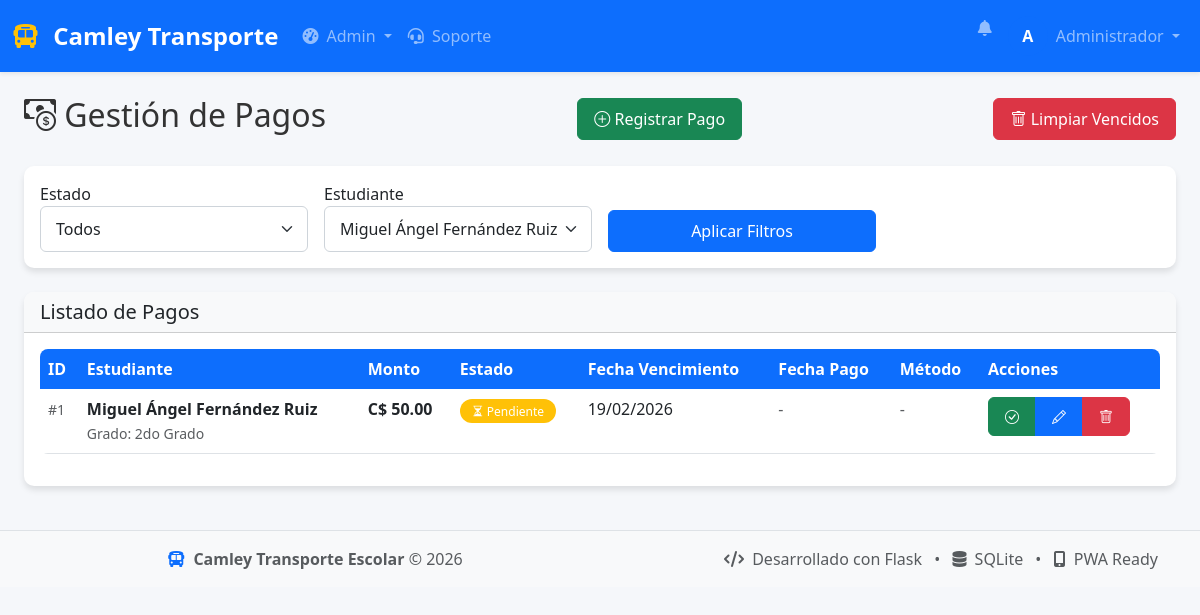
Screenshot of /admin/pagos?estudiante_id=1 (signed in) with the database file from the repository.
### database.py (models this page shows, shortened)
class Usuario(db.Model):
    __tablename__ = 'usuario'
    id = db.Column(db.Integer, primary_key=True)
    nombre = db.Column(db.String(100), nullable=False)
    email = db.Column(db.String(120), unique=True, nullable=False)
    password = db.Column(db.String(200), nullable=False)
    telefono = db.Column(db.String(20))
    direccion = db.Column(db.String(200))
    genero = db.Column(db.String(10))
    rol = db.Column(db.String(20), nullable=False)  # 'admin', 'padre', 'conductor'
    activo = db.Column(db.Boolean, default=True)
    fecha_registro = db.Column(db.DateTime, default=datetime.utcnow)
    hijos = db.relationship('Estudiante', backref='padre_rel',
                        foreign_keys='Estudiante.padre_id', lazy=True)
    rutas = db.relationship('Ruta', backref='conductor_rel',
                        foreign_keys='Ruta.conductor_id', lazy=True)
    notificaciones = db.relationship('Notificacion', backref='usuario', lazy=True)
    @property
    def is_authenticated(self):
        return True

class Pago(db.Model):
    __tablename__ = 'pago'
    id = db.Column(db.Integer, primary_key=True)
    estudiante_id = db.Column(db.Integer, db.ForeignKey('estudiante.id'), nullable=False)
    monto = db.Column(db.Float, nullable=False)
    fecha_pago = db.Column(db.DateTime)
    fecha_creacion = db.Column(db.DateTime, default=datetime.utcnow)
    fecha_vencimiento = db.Column(db.DateTime, nullable=False)
    estado = db.Column(db.String(20), default='pendiente')  # 'pagado', 'pendiente', 'vencido'
    meses_cubiertos = db.Column(db.Integer, default=1)
    metodo_pago = db.Column(db.String(50))
    referencia = db.Column(db.String(100))
    visto_padre = db.Column(db.Boolean, default=False)
    descripcion = db.Column(db.String(200))

class Estudiante(db.Model):
    __tablename__ = 'estudiante'
    id = db.Column(db.Integer, primary_key=True)
    nombre = db.Column(db.String(100), nullable=False)
    edad = db.Column(db.Integer)
    genero = db.Column(db.String(10))
    grado = db.Column(db.String(50))
    escuela = db.Column(db.String(200))
    condicion = db.Column(db.String(200))
    padre_id = db.Column(db.Integer, db.ForeignKey('usuario.id'))
    ruta_id = db.Column(db.Integer, db.ForeignKey('ruta.id'))
    fecha_inscripcion = db.Column(db.DateTime, default=datetime.utcnow)
    activo = db.Column(db.Boolean, default=True)
    pagos = db.relationship('Pago', backref='estudiante', lazy=True)
    asistencias = db.relationship('Asistencia', backref='estudiante', lazy=True)

### app.py (the view, shortened to what this page needs)
@app.route('/admin/pagos')
@login_required
def admin_pagos():
    if current_user.rol != 'admin':
        return redirect(url_for('index'))
    estado = request.args.get('estado', 'todos')
    estudiante_id = request.args.get('estudiante_id')
    query = Pago.query.join(Estudiante, Pago.estudiante_id == Estudiante.id)
    if estudiante_id and estudiante_id.isdigit():
        query = query.filter(Pago.estudiante_id == int(estudiante_id))
    pagos = query.order_by(
        Pago.estado,
        Pago.fecha_vencimiento.asc()
    ).all()
    estudiantes = Estudiante.query.order_by(Estudiante.nombre.asc()).all()
    return render_template('admin/pagos.html',
                        pagos=pagos,
                        estudiantes=estudiantes,
                        estado_actual=estado,
                        now=datetime.utcnow())

### templates/admin/pagos.html (shortened to what this page needs)
{% extends "base.html" %}
{% block content %}
<div class="container-fluid">
    <div class="d-flex justify-content-between align-items-center mb-4">
        <h2><i class="bi bi-cash-coin"></i> Gestión de Pagos</h2>
        <button type="button" class="btn btn-success" data-bs-toggle="modal" data-bs-target="#addPaymentModal">
            <i class="bi bi-plus-circle"></i> Registrar Pago
        </button>
        <button type="button" class="btn btn-danger" onclick="eliminarPagosVencidos()">
            <i class="bi bi-trash"></i> Limpiar Vencidos
        </button>
    </div>
    <div class="card mb-4">
        <div class="card-body">
            <form method="GET" class="row g-3">
                <div class="col-md-3">
                    <label>Estado</label>
                    <select name="estado" class="form-select" onchange="this.form.submit()">
                        <option value="todos" {% if estado_actual == 'todos' %}selected{% endif %}>Todos</option>
                    </select>
                </div>
                <div class="col-md-3">
                    <label>Estudiante</label>
                    <select name="estudiante_id" class="form-select" onchange="this.form.submit()">
                        {% for estudiante in estudiantes %}
                        <option value="{{ estudiante.id }}"
                            {% if request.args.get('estudiante_id')|int == estudiante.id %}selected{% endif %}>
                            {{ estudiante.nombre }}
                        </option>
                        {% endfor %}
                    </select>
                </div>
                <div class="col-md-3 d-flex align-items-end">
                    <button type="submit" class="btn btn-primary w-100">Aplicar Filtros</button>
                </div>
            </form>
        </div>
    </div>
    <div class="card">
        <div class="card-header bg-light">
            <h5 class="mb-0">Listado de Pagos</h5>
        </div>
        <div class="card-body">
            {% if pagos %}
            <div class="table-responsive">
                <table class="table table-hover">
                    <thead>
                        <tr>
                            <th>ID</th>
                            <th>Estudiante</th>
                            <th>Monto</th>
                            <th>Estado</th>
                            <th>Fecha Vencimiento</th>
                            <th>Fecha Pago</th>
                            <th>Método</th>
                            <th>Acciones</th>
                        </tr>
                    </thead>
                    <tbody>
                        {% for pago in pagos %}
                        <tr>
                            <td><small class="text-muted">#{{ pago.id }}</small></td>
                            <td>
                                {% if pago.estudiante %}
                                <strong>{{ pago.estudiante.nombre }}</strong>
                                <br>
                                <small class="text-muted">Grado: {{ pago.estudiante.grado }}</small>
                                {% else %}
                                <span class="text-danger">Estudiante no encontrado (ID: {{ pago.estudiante_id }})</span>
                                {% endif %}
                            </td>
                            <td>
                                <span class="fw-bold">C$ {{ "%.2f"|format(pago.monto) }}</span>
                            </td>
                            <td>
                                {% if pago.estado == 'pagado' %}
                                <span class="badge bg-success"><i class="bi bi-check-circle"></i> Pagado</span>
                                {% elif pago.fecha_vencimiento and pago.fecha_vencimiento < now %}
                                <span class="badge bg-danger"><i class="bi bi-exclamation-triangle"></i> Vencido</span>
                                {% else %}
                                <span class="badge bg-warning"><i class="bi bi-hourglass-split"></i> Pendiente</span>
                                {% endif %}
                            </td>
                            <td>
                                {% if pago.fecha_vencimiento %}
                                {{ pago.fecha_vencimiento.strftime('%d/%m/%Y') }}
                                {% else %}
                                <span class="text-muted">No definido</span>
                                {% endif %}
                            </td>
                            <td>
                                {% if pago.fecha_pago %}
                                {{ pago.fecha_pago.strftime('%d/%m/%Y') }}
                                {% else %}
                                <span class="text-muted">-</span>
                                {% endif %}
                            </td>
                            <td>
                                {% if pago.metodo_pago %}
                                {{ pago.metodo_pago|capitalize }}
                                {% else %}
                                <span class="text-muted">-</span>
                                {% endif %}
                            </td>
                            <td>
                                <div class="btn-group" role="group">
                                    {% if pago.estado == 'pendiente' %}
                                    <button class="btn btn-sm btn-success"
                                            onclick="marcarComoPagado({{ pago.id }})"
                                            title="Marcar como pagado">
                                        <i class="bi bi-check-circle"></i>
                                    </button>
                                    {% endif %}
                                    <button class="btn btn-sm btn-primary"
                                            onclick="editarPago({{ pago.id }})"
                                            title="Editar pago">
                                        <i class="bi bi-pencil"></i>
                                    </button>
                                    <button class="btn btn-sm btn-danger"
                                            onclick="eliminarPago({{ pago.id }}, '{{ pago.estudiante.nombre if pago.estudiante else 'Sin nombre' }}')"
                                            title="Eliminar pago">
                                        <i class="bi bi-trash"></i>
                                    </button>
                                </div>
                            </td>
                        </tr>
                        {% endfor %}
                    </tbody>
                </table>
            </div>
            {% else %}
            <div class="text-center py-5">
                <i class="bi bi-cash-coin display-1 text-muted"></i>
                <h4 class="text-muted mt-3">No hay pagos registrados</h4>
                <p class="text-muted">Usa el botón "Registrar Pago" para agregar uno nuevo</p>
            </div>
            {% endif %}
        </div>
    </div>
</div>
{% endblock %}

### templates/base.html (shortened to what this page needs)
<!DOCTYPE html>
<html lang="es" data-bs-theme="{% if session.get('modo_oscuro') %}dark{% else %}light{% endif %}">
<head>
    <link href="https://cdn.jsdelivr.net/npm/bootstrap@5.3.0/dist/css/bootstrap.min.css" rel="stylesheet">
    <link rel="stylesheet" href="https://cdn.jsdelivr.net/npm/bootstrap-icons@1.11.3/font/bootstrap-icons.css">
    <link rel="stylesheet" href="https://cdnjs.cloudflare.com/ajax/libs/font-awesome/6.4.0/css/all.min.css">
    <link rel="stylesheet" href="https://unpkg.com/leaflet@1.9.4/dist/leaflet.css" />
    <link rel="stylesheet" href="{{ url_for('static', filename='css/style.css') }}">
</head>
<body class="{% if session.get('modo_oscuro') %}dark-mode{% endif %}">
    <nav class="navbar navbar-expand-lg navbar-dark bg-primary shadow-sm">
        <div class="container-fluid">
            <a class="navbar-brand" href="{{ url_for('index') }}">
                <i class="fas fa-bus me-2"></i>
                <strong>Camley Transporte</strong>
            </a>
            <div class="collapse navbar-collapse" id="navbarMain">
                <ul class="navbar-nav me-auto">
                    {% if current_user.is_authenticated %}
                        {% if current_user.rol == 'admin' %}
                        <li class="nav-item dropdown">
                            <a class="nav-link dropdown-toggle" href="#" role="button" data-bs-toggle="dropdown">
                                <i class="fas fa-tachometer-alt me-1"></i> Admin
                            </a>
                        </li>
                        <li class="nav-item">
                            <a class="nav-link" href="{{ url_for('admin_soporte') }}">
                                <i class="fas fa-headset me-1"></i> Soporte
                            </a>
                        </li>
                        {% endif %}
                    {% endif %}
                </ul>
                <ul class="navbar-nav ms-auto">
                    {% if current_user.is_authenticated %}
                        <li class="nav-item dropdown">
                            <a class="nav-link position-relative" href="#" role="button" data-bs-toggle="dropdown">
                                <i class="fas fa-bell"></i>
                                {% set unread_notifications = [] %}
                                {% for notif in current_user.notificaciones if not notif.leida %}
                                    {% set _ = unread_notifications.append(notif) %}
                                {% endfor %}
                            </a>
                        </li>
                        <li class="nav-item dropdown">
                            <a class="nav-link dropdown-toggle" href="#" role="button" data-bs-toggle="dropdown">
                                <div class="d-inline-flex align-items-center">
                                    <div class="user-avatar me-2">
                                        {{ current_user.nombre[0]|upper }}
                                    </div>
                                    <span class="d-none d-md-inline">{{ current_user.nombre }}</span>
                                </div>
                            </a>
                        </li>
                    {% endif %}
                </ul>
            </div>
        </div>
    </nav>
    <main class="container-fluid py-4">
        {% block content %}{% endblock %}
    </main>
    <footer class="footer mt-auto py-3 bg-light border-top">
        <div class="container">
            <div class="row">
                <div class="col-md-6">
                    <span class="text-muted">
                        <i class="fas fa-bus text-primary me-1"></i>
                        <strong>Camley Transporte Escolar</strong> &copy; {{ now.year if now else '2024' }}
                    </span>
                </div>
                <div class="col-md-6 text-end">
                    <span class="text-muted">
                        <i class="fas fa-code me-1"></i> Desarrollado con Flask
                        <span class="mx-2">•</span>
                        <i class="fas fa-database me-1"></i> SQLite
                        <span class="mx-2">•</span>
                        <i class="fas fa-mobile-alt me-1"></i> PWA Ready
                    </span>
                </div>
            </div>
        </div>
    </footer>
</body>
</html>

### rows the page displays
Usuario: nombre "A", nombre "Administrador"
Pago: id "1", estudiante.nombre "Miguel Ángel Fernández Ruiz", estudiante.grado "2do Grado", monto "50.00", estado "pendiente" (drawn), fecha_vencimiento "19/02/2026"

### other values shown
form field estudiante_id "Miguel Ángel Fernández Ruiz"
